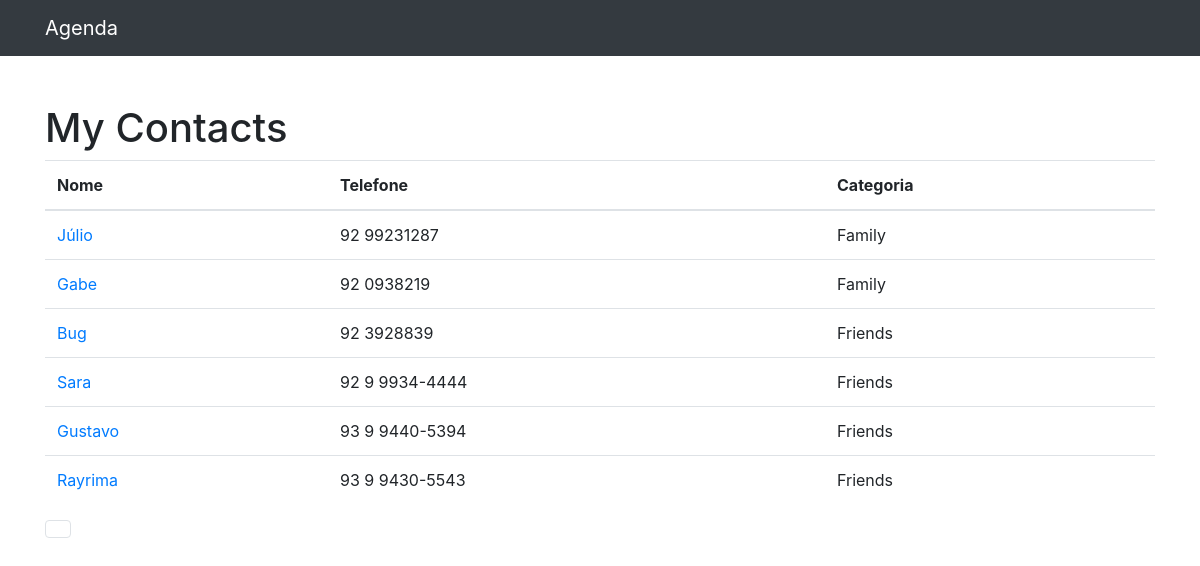
Before: / with the older database file.
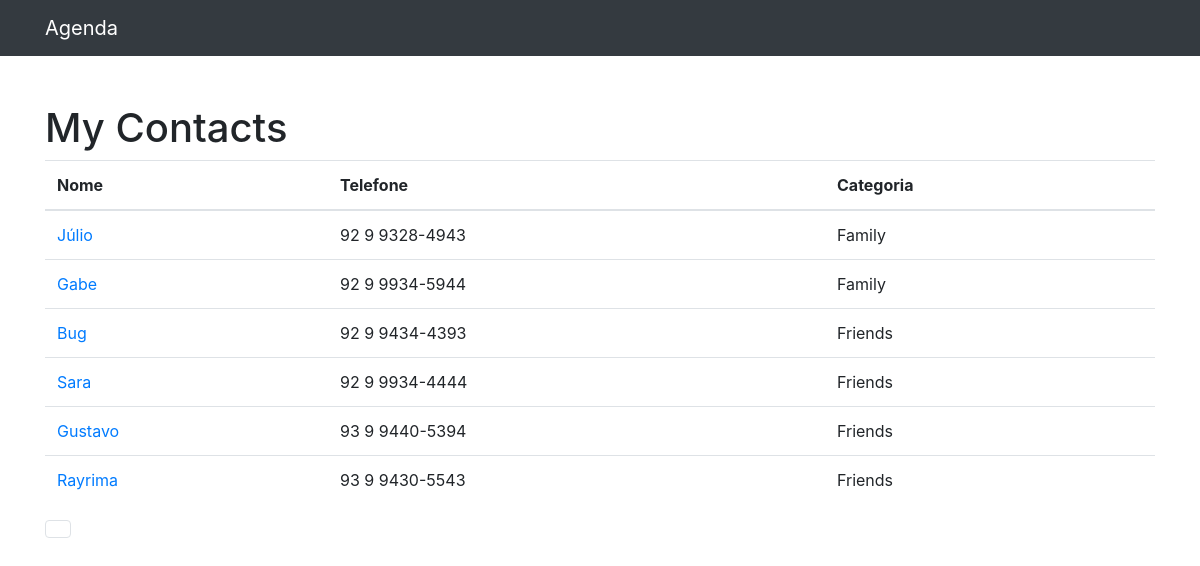
After: the same page with the newer database file.
### contatos/models.py (models this page shows, shortened)
class Contact(models.Model):
    name = models.CharField(max_length=255)
    surname = models.CharField(max_length=255, blank=True)
    phone = models.CharField(max_length=255)
    email = models.CharField(max_length=255, blank=True)
    create_date = models.DateTimeField(default=timezone.now())
    description = models.TextField(blank=True)
    category = models.ForeignKey(Category, on_delete=models.DO_NOTHING)
    show = models.BooleanField(default=True)

class Category(models.Model):
    name = models.CharField(max_length=255)
    def __str__(self):
        return self.name

### contatos/views.py (the view)
# urls.py: path('', views.index, name="index"),
def index(request):
    contacts = Contact.objects.all()
    paginator = Paginator(contacts, 10)
    page = request.GET.get('p')
    contacts = paginator.get_page(page)
    return render(request, 'contatos/index.html', {
        'contacts': contacts
    })

### contatos/templates/contatos/index.html
{% extends 'base.html' %}
{% block 'conteudo' %}
<h1 class="mt-5">My Contacts</h1>
<table class="table">
  <thead>
    <tr>
      <th>Nome</th>
      <th>Telefone</th>
      <th>Categoria</th>
    </tr>
  </thead>
  <tbody>
  {% for contact in contacts%}
  {% if contact.show %}
    <tr>
      <td>
        <a href="{% url 'search_contact' contact.id %}"> {{ contact.name }} </a>
      </td>
      <td>{{ contact.phone }}</td>
      <td>{{ contact.category }}</td>
    </tr>
  {% endif %}
  {% endfor %}
  </tbody>
</table>
<nav aria-label="Page navigation example">
  {% for page in contacts.paginator.page_range %}
  <ul class="pagination">
    <li class="page-item"><a class="page-link" href="?p={{pagina}}">{{ pagina }}</a></li>
    {% endfor %}
  </ul>
</nav>
{% endblock %}

Changed rows visible on the page:
changed Contact "Júlio": phone "92 99231287" → "92 9 9328-4943"
changed Contact "Gabe": phone "92 0938219" → "92 9 9934-5944"
changed Contact "Bug": phone "92 3928839" → "92 9 9434-4393"
